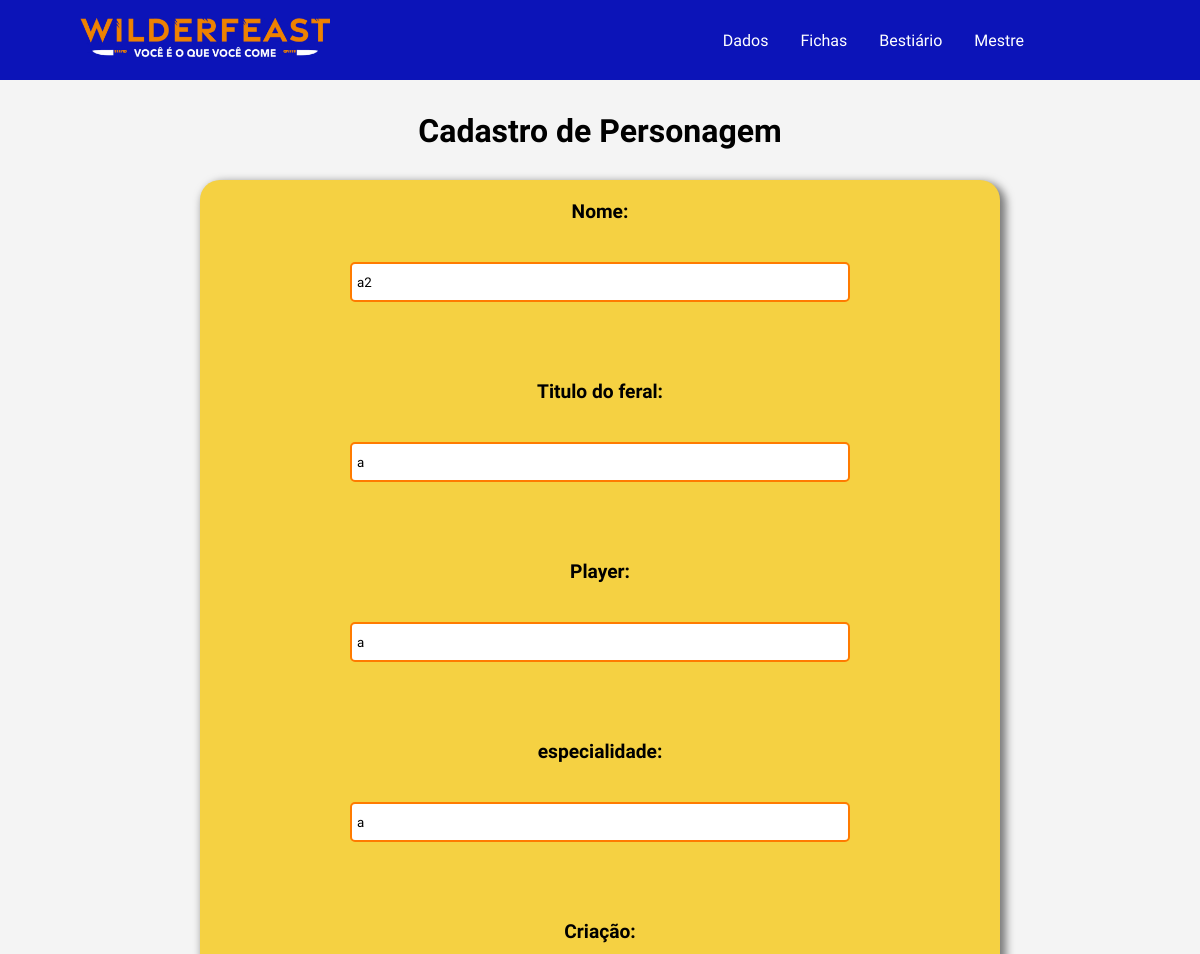
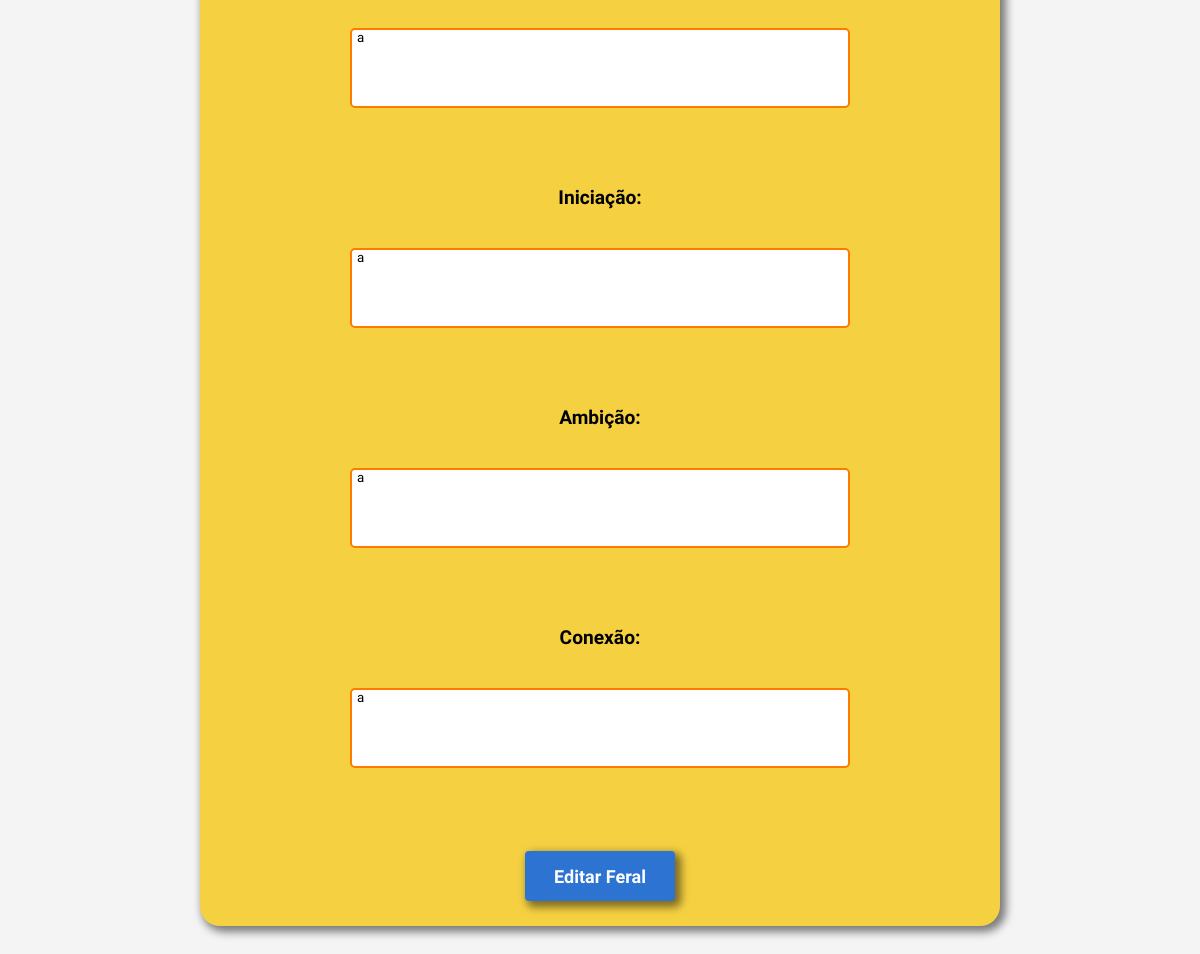
Before: /edit/feral/1 with the older database file (2 pictures, top to bottom).
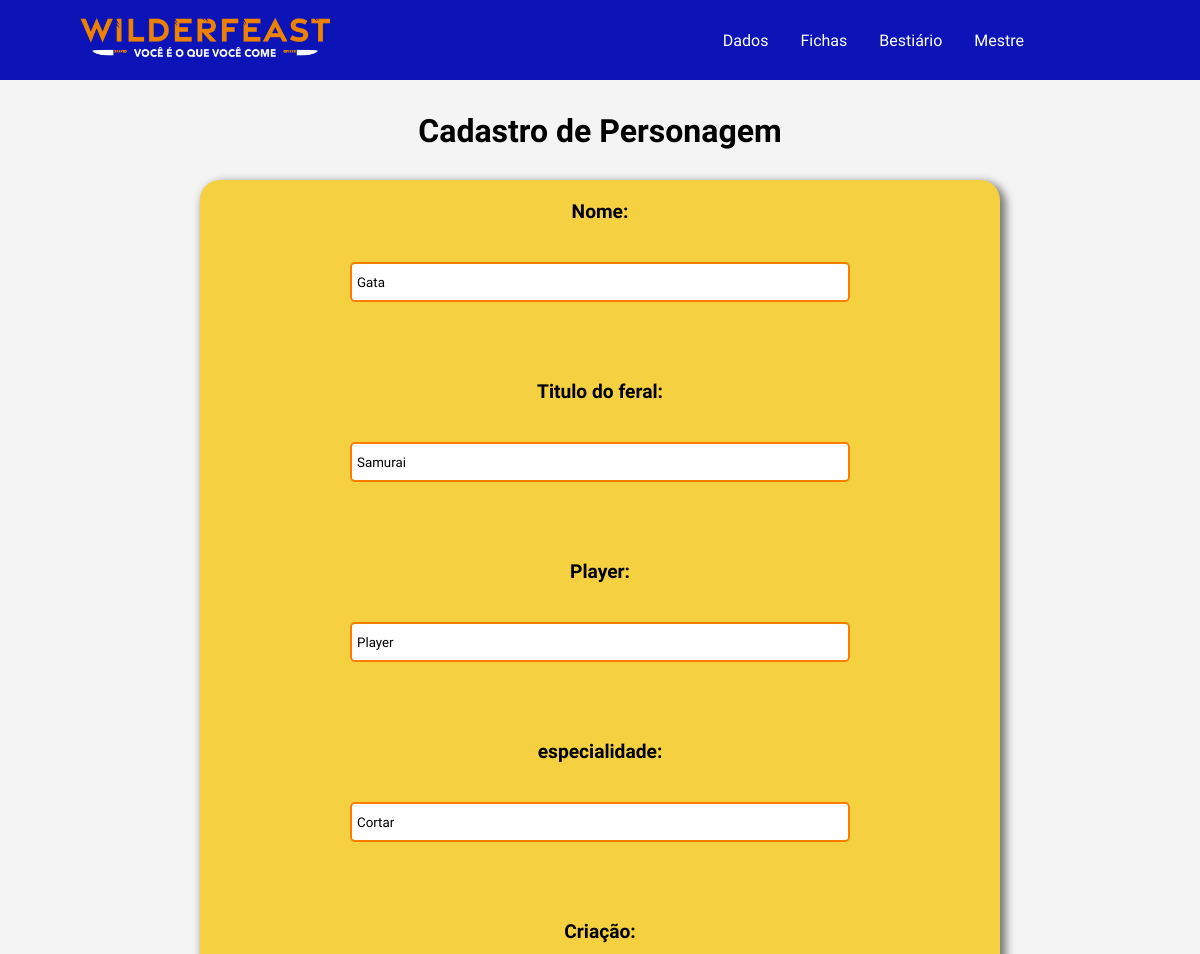
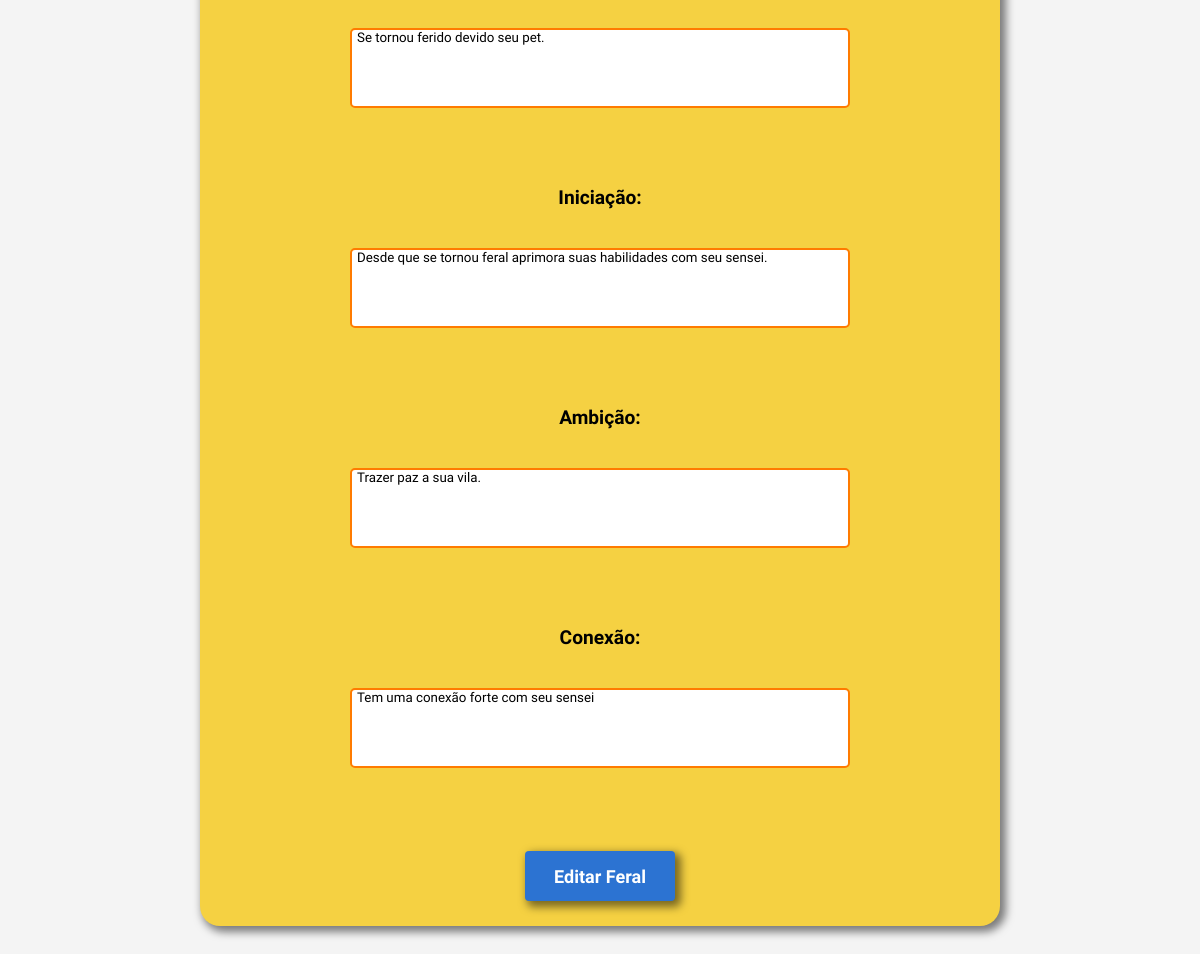
After: the same page with the newer database file (2 pictures, top to bottom).
### database.py (models this page shows)
class Feral(db.Model):
    __tablename__ = "feral"
    id = db.Column(db.Integer, primary_key=True)
    nome = db.Column(db.String(100), nullable=False)
    titulo = db.Column(db.String(100), nullable=False)
    player = db.Column(db.String(100), nullable=False)
    imagem_url = db.Column(db.Text, nullable=False)
    criacao = db.Column(db.Text, nullable=False)
    iniciacao = db.Column(db.Text, nullable=False)
    ambicao = db.Column(db.Text, nullable=False)
    conexao = db.Column(db.Text, nullable=False)
    especialidade = db.Column(db.Text, nullable=False)
    condicoes = db.relationship("Condicao", secondary=feral_condicao, back_populates="ferais")
    utensilios = db.relationship("Utensilio", back_populates="feral", cascade="all, delete-orphan")
    estilo = db.relationship("FeralEstilo", uselist=False, back_populates="feral", cascade="all, delete-orphan")
    habilidade = db.relationship("FeralHabilidade", uselist=False, back_populates="feral", cascade="all, delete-orphan")
    tracos = db.relationship("Traco", back_populates="feral", cascade="all, delete-orphan")

### app.py (the view, shortened to what this page needs)
@app.route('/edit/feral/<int:id_feral>', methods=['GET', 'POST'])
def edit_feral(id_feral):
    feral = Feral.query.filter_by(id=id_feral).first()
    return render_template('edit_feral.html', feral=feral)

### templates/edit_feral.html (shortened to what this page needs)
{% extends 'base.html' %}
{% block links %}
<link rel="stylesheet" href="{{ url_for('static', filename='css/create_feral.css') }}">
{% endblock %}
{% block content %}
<main>
    <h1>Cadastro de Personagem</h1>
    <form action="{{ url_for('edit_feral', id_feral = feral.id) }}" method="POST" enctype="multipart/form-data">
        <label>Nome:</label><br>
        <input type="text" name="nome" required value ="{{feral.nome}}"><br><br>
        <label>Titulo do feral:</label><br>
        <input type="text" name="titulo" required value ="{{feral.titulo}}"><br><br>
        <label>Player:</label><br>
        <input type="text" name="player" required value ="{{feral.player}}"><br><br>
        <label>especialidade:</label><br>
        <input type="text" name="especialidade" required value ="{{feral.especialidade}}"><br><br>
        <label>Criação:</label><br>
        <textarea name="criacao" required>{{feral.criacao}}</textarea><br><br>
        <label>Iniciação:</label><br>
        <textarea name="iniciacao"required>{{feral.iniciacao}}</textarea><br><br>
        <label>Ambição:</label><br>
        <textarea name="ambicao"required>{{feral.ambicao}}</textarea><br><br>
        <label>Conexão:</label><br>
        <textarea name="conexao"required>{{feral.conexao}}</textarea><br><br>
        <button type="submit">Editar Feral</button>
    </form>
</main>
{% endblock %}

Changed rows visible on the page:
changed Feral: nome "a2" → "Gata"; titulo "a" → "Samurai"; player "a" → "Player"; especialidade "a" → "Cortar"; criacao "a" → "Se tornou ferido devido seu pet."; iniciacao "a" → "Desde que se tornou feral aprimora suas habilidades com seu sensei."; ambicao "a" → "Trazer paz a sua vila."; conexao "a" → "Tem uma conexão forte com seu sensei"
